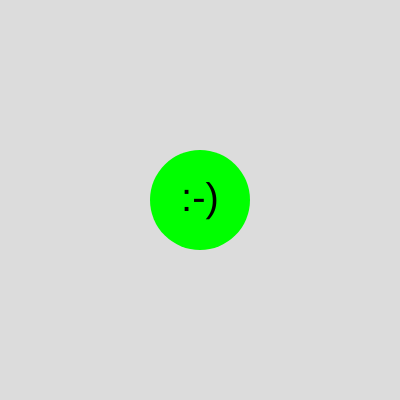
Frame 1 (no input)
Frame 60 (no input): identical to frame 1, image omitted
Frame 120 (the mouse pressed at the canvas centre since frame 60): identical to frame 1, image omitted

The p5.js sketch that drew this single still picture (run headless with seeded random() and noise() and a simulated clock; from frame 60 on, the mouse is pressed at the canvas centre):

// p5.js sketch
// ── sketch.js
function setup() {
  createCanvas(400, 400);
}

function draw() {
  background(220);
  noStroke();
  fill(0, 255, 0);
  ellipse(200, 200, 100, 100);
  fill(0);
  textSize(40);
  textAlign(CENTER, CENTER);
  text(':-)', 200, 200);
}
